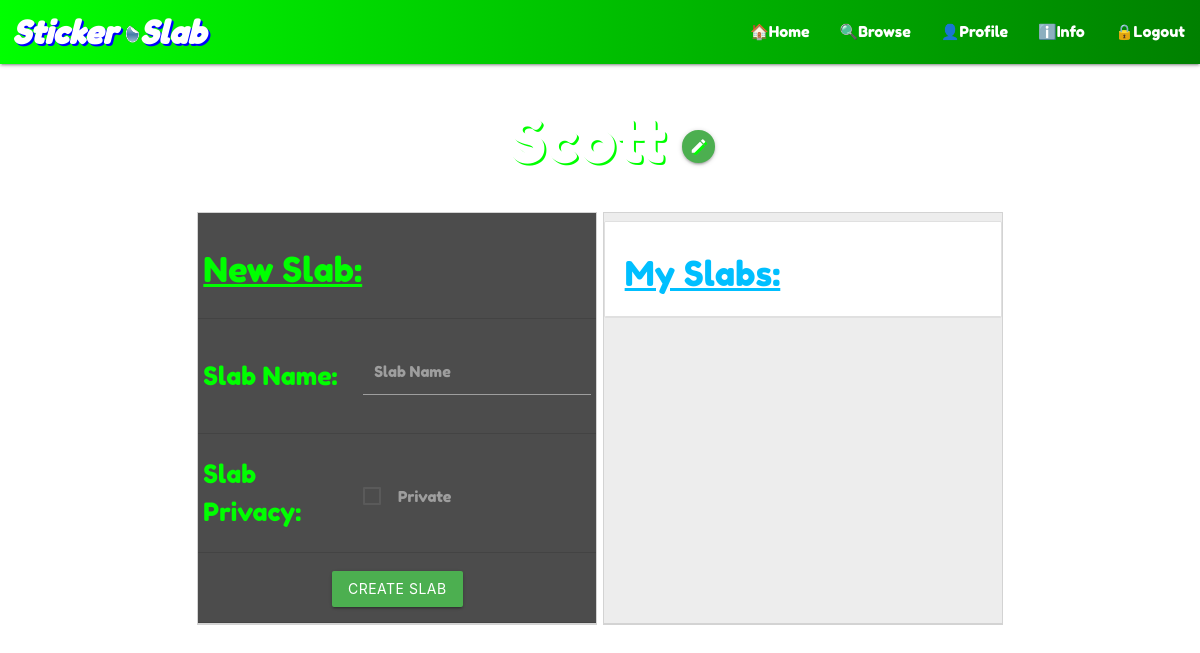
The page /profile/ (signed in) on the database as committed earlier.
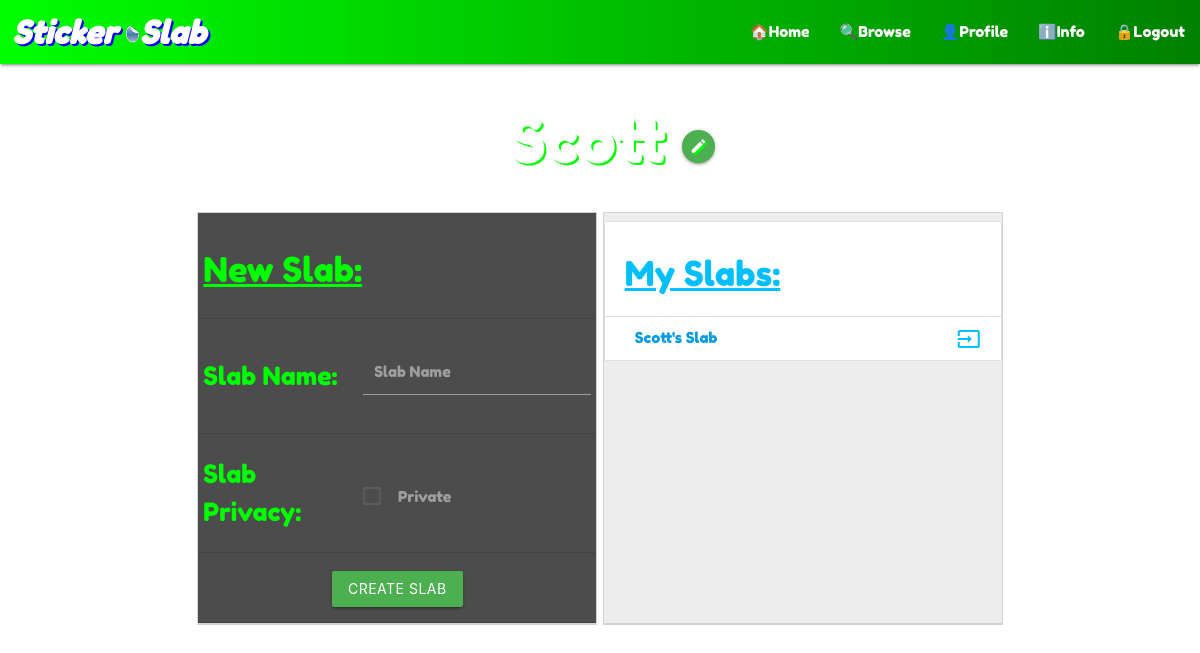
The same page on the database as committed later.
### slab/models.py (models this page shows, shortened)
class Slab(models.Model):
    user = models.ForeignKey(User, on_delete=models.PROTECT)
    name = models.CharField(max_length=200)
    private = models.BooleanField(default=False)

### slab/views.py (the view)
# urls.py: path('profile/', views.profile, name='profile'),
@login_required
def profile(request):
    return render(request, 'profile.html', {})

### slab/templates/profile.html (shortened to what this page needs)
{% extends 'base.html' %}
{% block content %}
<center>
<h1>{{user.username}} <a class="btn-floating btn-small waves-effect waves-light green"><i class="material-icons">edit</i></a></h1>
<div id="main_div" name="main_div" class="container">
    <div id="create_new" name="create_new" class="item col s12 m6">
        <span class="flow-text">
            <form action="{% url 'slab:create_slab' %}" method="post">
                <table>
                    <thead>
                    <th colspan="2"><h4>New Slab:</h4></th>
                    </thead>
                    <tbody>
                        <tr>
                            <td><font>Slab Name:</font></td>
                            <td>
                                <div class="input-field col s6">
                                    <input id="slab_name" name="slab_name" type="text" class="validate">
                                    <label for="slab_name">Slab Name</label>
                                </div>
                            </td>
                        </tr>
                        <tr>
                            <td><font>Slab Privacy:</font></td>
                            <td>
                                <p>
                                    <label>
                                        <span>Private</span>
                                    </label>
                                </p>
                            </td>
                        </tr>
                        <tr>
                            <td colspan ="2"><center><button class="btn btn-primary green" type="submit">Create Slab</button></center></td>
                        </tr>
                    </tbody>
                </table>
            </form>
        </span>
    </div>
    <div id="my_slabs" name="my_slabs" class="item col s12 m6">
        <ul class="collection with-header">
            <li class="collection-header"><h4>My Slabs:</h4></li>
            {% for slab in user.slab_set.all %}
            <li class="collection-item"><a href="{% url 'slab:show_slab' slab.id %}"><font>{{slab.name}}</font><div class="secondary-content"><i class="material-icons icon-blue">input</i></div></a></li>
            {% endfor %}
        </ul>
    </div>
</div>
</center>
{% endblock %}

Rows that differ between the two databases and show on the page:
added Slab: name "Scott's Slab"
